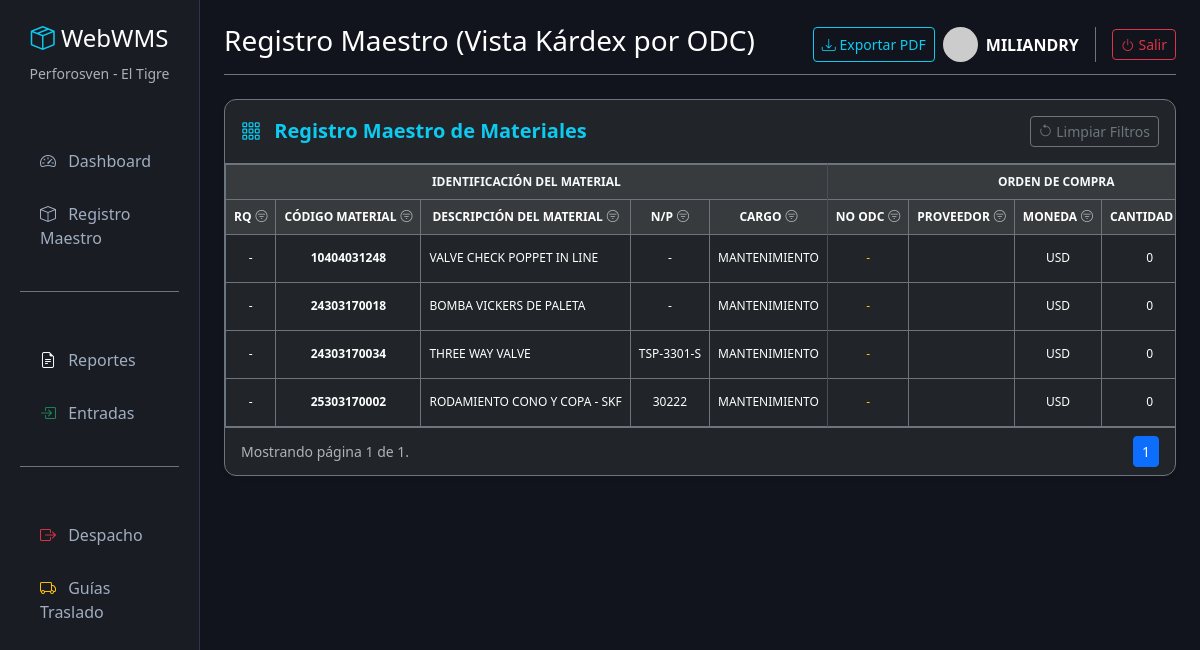
Before: /maestro/ (signed in) with the older database file.
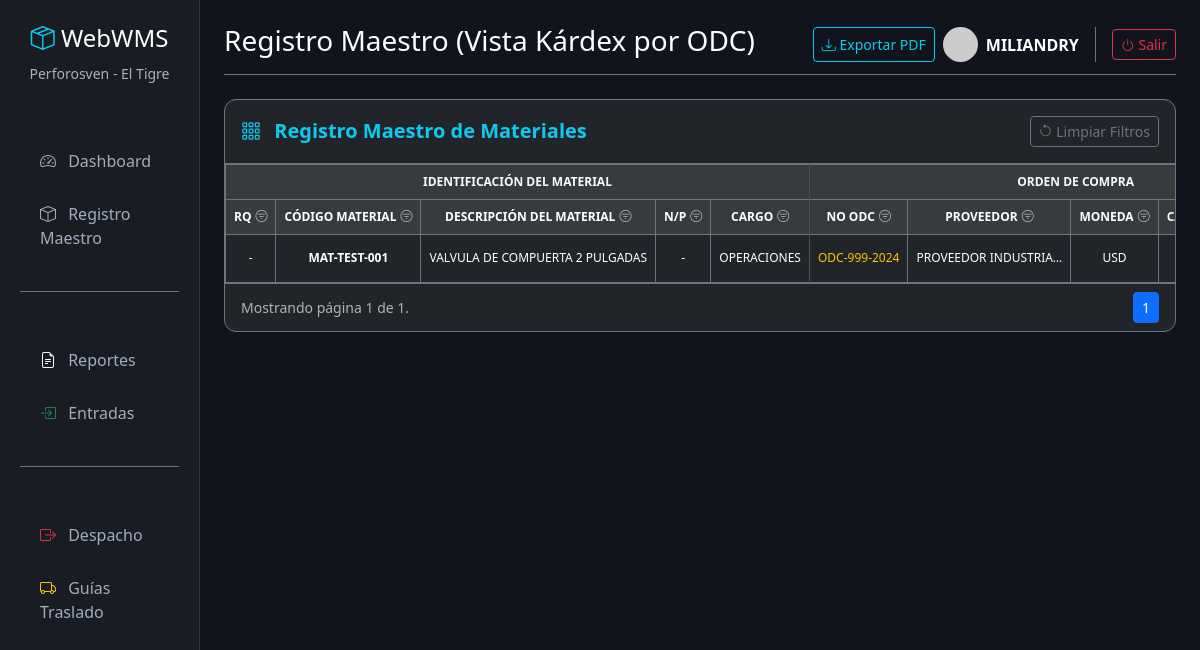
After: the same page with the newer database file.
### inventario/models.py (models this page shows, shortened)
class Material(models.Model):
    TIPO_CHOICES = [
        ('MATERIAL', 'MATERIAL'),
        ('ACTIVOS', 'ACTIVOS'),
        ('DIRECTO AL GASTO', 'DIRECTO AL GASTO'),
        ]
    CARGO_CHOICES = [
        ('MANTENIMIENTO', 'Mantenimiento'),
        ('OPERACIONES', 'Operaciones'),
        ('TRANSPORTE', 'Transporte'),
        ('OTRO', 'Otro'),
    ]
    codigo = models.CharField(max_length=50, unique=True, verbose_name="Código Material")
    descripcion = models.CharField(max_length=255, verbose_name="Descripción del Material")
    tipo = models.CharField(max_length=20, choices=TIPO_CHOICES, default='MATERIAL', verbose_name="Tipo de Material")
    cargo = models.CharField(max_length=50, choices=CARGO_CHOICES, default='OPERACIONES', verbose_name="Cargo / Uso")
    nro_parte = models.CharField(max_length=100, blank=True, null=True, verbose_name="Número de Parte")
    unidad_medida = models.CharField(max_length=20, verbose_name="U.M.")
    ubicacion = models.CharField(max_length=100, blank=True, null=True, verbose_name="Ubicación")
    stock_actual = models.DecimalField(max_digits=10, decimal_places=2, default=0, verbose_name="Stock Actual")
    @property
    def lote_fifo(self):
        lotes = self.detallerecepcion_set.all()
        if not lotes._result_cache:
            lotes = lotes.order_by('fecha_recepcion', 'id')
        for lote in lotes:
            if lote.cantidad_disponible > Decimal('0.00'):
                return lote
        return None
    @property
    def ultima_recepcion(self):
        return self.detallerecepcion_set.order_by('-fecha_recepcion', '-id').first()
    @property
    def lote_actual(self):
        return self.lote_fifo or self.ultima_recepcion
    class Meta:
        verbose_name = "Material"
        verbose_name_plural = "1. Registro Maestro"

class DetalleRecepcion(models.Model):
    reporte = models.ForeignKey(ReporteRecepcion, on_delete=models.SET_NULL, null=True, blank=True, verbose_name="Reporte (RP)")
    material = models.ForeignKey(Material, on_delete=models.SET_NULL, null=True, blank=True, verbose_name="Material (Cód. Catálogo)")
    descripcion_entrada = models.CharField(max_length=500, blank=True, null=True, verbose_name="Descripción (según ODC)")
    fecha_recepcion = models.DateField(default=timezone.now, verbose_name="Fecha de Recepción")
    nro_rq = models.CharField(max_length=50, blank=True, null=True, verbose_name="Nro. RQ")
    departamento = models.CharField(max_length=100, blank=True, null=True, verbose_name="Dpto / Equipo")
    nro_control_entrada = models.CharField(max_length=20, blank=True, verbose_name="Nro. Control (EM/EA)")
    nro_odc = models.CharField(max_length=50, verbose_name="Orden de Compra (ODC)")
    nro_nota_entrega = models.CharField(max_length=50, verbose_name="Nota de Entrega")
    proveedor = models.CharField(max_length=200, verbose_name="Proveedor")
    cantidad_solicitada = models.DecimalField(max_digits=10, decimal_places=2, verbose_name="Cant. Solicitada (ODC)")
    cantidad_recibida = models.DecimalField(max_digits=10, decimal_places=2, verbose_name="Cant. Recibida Física")
    precio_unitario = models.DecimalField(max_digits=12, decimal_places=2, blank=True, null=True, verbose_name="U.P. (USD)")
    moneda = models.CharField(max_length=10, default="USD", verbose_name="Moneda")
    eta = models.DateField(blank=True, null=True, verbose_name="ETA")
    fecha_firma_odc = models.DateField(blank=True, null=True, verbose_name="Fecha de Firma ODC")
    volumen_carpeta = models.CharField(max_length=50, blank=True, null=True, verbose_name="Volumen Carpeta")
    es_saldo_inicial = models.BooleanField(default=False, verbose_name="¿Es Saldo Inicial?")
    observaciones = models.CharField(max_length=255, blank=True, null=True, verbose_name="Observaciones")
    @property
    def cantidad_despachada(self):
        if hasattr(self, '_prefetched_objects_cache') and 'salidamaterialdetalle_set' in self._prefetched_objects_cache:
            return sum((d.cantidad for d in self.salidamaterialdetalle_set.all()), Decimal('0.00'))
        total = self.salidamaterialdetalle_set.aggregate(total=Sum('cantidad'))['total']
        return total or Decimal('0.00')
    @property
    def cantidad_disponible(self):
        disponible = self.cantidad_recibida - self.cantidad_despachada
        return disponible if disponible > Decimal('0.00') else Decimal('0.00')
    @property
    def valor_solicitado(self):
        if self.cantidad_solicitada and self.precio_unitario:
            return (self.cantidad_solicitada * self.precio_unitario).quantize(Decimal('0.01'))
        return Decimal('0.00')
    @property
    def valor_recibido(self):
        if self.cantidad_recibida and self.precio_unitario:
            return (self.cantidad_recibida * self.precio_unitario).quantize(Decimal('0.01'))
        return Decimal('0.00')
    class Meta:
        verbose_name = "Entradas del Almacen"
        verbose_name_plural = "Control de Entradas"

### inventario/views.py (the view)
# urls.py: path('maestro/', views.lista_materiales, name='lista_materiales'),
@login_required(login_url='login')
def lista_materiales(request):
    f_rq = request.GET.get('f_rq', '').strip()
    f_codigo = request.GET.get('f_codigo', '').strip()
    f_desc = request.GET.get('f_desc', '').strip()
    f_np = request.GET.get('f_np', '').strip()
    f_odc = request.GET.get('f_odc', '').strip()
    f_em = request.GET.get('f_em', '').strip()
    f_prov = request.GET.get('f_prov', '').strip()
    f_tipo = request.GET.get('f_tipo', '').strip()
    f_cargo = request.GET.get('f_cargo', '').strip()
    f_nota = request.GET.get('f_nota', '').strip()
    materiales_qs = Material.objects.all()
    if f_rq:
        materiales_qs = materiales_qs.filter(detallerecepcion__nro_rq__icontains=f_rq)
    if f_codigo:
        materiales_qs = materiales_qs.filter(codigo__icontains=f_codigo)
    if f_desc:
        materiales_qs = materiales_qs.filter(descripcion__icontains=f_desc)
    if f_np:
        materiales_qs = materiales_qs.filter(nro_parte__icontains=f_np)
    if f_odc:
        materiales_qs = materiales_qs.filter(detallerecepcion__nro_odc__icontains=f_odc)
    if f_em:
        materiales_qs = materiales_qs.filter(detallerecepcion__nro_control_entrada__icontains=f_em)
    if f_prov:
        materiales_qs = materiales_qs.filter(detallerecepcion__proveedor__icontains=f_prov)
    if f_tipo:
        materiales_qs = materiales_qs.filter(tipo__icontains=f_tipo)
    if f_cargo:
        materiales_qs = materiales_qs.filter(cargo__icontains=f_cargo)
    if f_nota:
        materiales_qs = materiales_qs.filter(detallerecepcion__nro_nota_entrega__icontains=f_nota)
    from django.db.models import Prefetch
    materiales_qs = materiales_qs.order_by('codigo').prefetch_related(
        Prefetch('detallerecepcion_set', queryset=DetalleRecepcion.objects.order_by('fecha_recepcion', 'id')),
        'detallerecepcion_set__salidamaterialdetalle_set'
    ).distinct()
    paginator = Paginator(materiales_qs, 50)
    page_number = request.GET.get('page')
    materiales_paginados = paginator.get_page(page_number)
    query_params = request.GET.copy()
    if 'page' in query_params:
        del query_params['page']
    querystring = query_params.urlencode()
    query_prefix = f"{querystring}&" if querystring else ''
    contexto = {
        'materiales': materiales_paginados,
        'query_prefix': query_prefix,
        'filtros': {
            'rq': f_rq, 'codigo': f_codigo, 'desc': f_desc, 'np': f_np,
            'odc': f_odc, 'em': f_em, 'prov': f_prov, 'tipo': f_tipo,
            'cargo': f_cargo, 'nota': f_nota
        }
    }
    return render(request, 'inventario/lista_materiales.html', contexto)

### inventario/templates/inventario/lista_materiales.html (shortened to what the changed rows need)
{% extends 'inventario/base.html' %}
{% block header %}Registro Maestro (Vista Kárdex por ODC){% endblock %}
{% block content %}
<div class="card shadow-sm bg-dark border-secondary">
    <div class="card-body p-0">
        <div class="table-responsive"
            style="max-height: 65vh; overflow-y: auto; overflow-x: auto; white-space: nowrap;">
            <table class="table table-dark table-hover table-bordered border-secondary mb-0" style="font-size: 12px;">
                <thead class="table-active text-info text-center sticky-top" style="z-index: 2;">
                    <tr>
                        <th colspan="5" class="bg-primary bg-opacity-25 text-light border-end">IDENTIFICACIÓN DEL
                            MATERIAL</th>
                        <th colspan="5" class="bg-danger bg-opacity-25 text-light border-end">ORDEN DE COMPRA</th>
                    </tr>
                    <tr class="text-muted align-middle">
                        <th>
                            <div class="d-flex align-items-center justify-content-center gap-1">
                                <span>RQ</span>
                                <div class="dropdown">
                                    <i class="bi bi-filter-circle {% if filtros.rq %}text-info bi-filter-circle-fill{% else %}text-muted{% endif %} cursor-pointer"
                                        data-bs-toggle="dropdown" data-bs-auto-close="outside"></i>
                                </div>
                            </div>
                        </th>
                        <th>
                            <div class="d-flex align-items-center justify-content-center gap-1">
                                <span>CÓDIGO MATERIAL</span>
                                <div class="dropdown">
                                    <i class="bi bi-filter-circle {% if filtros.codigo %}text-info bi-filter-circle-fill{% else %}text-muted{% endif %} cursor-pointer"
                                        data-bs-toggle="dropdown" data-bs-auto-close="outside"></i>
                                </div>
                            </div>
                        </th>
                        <th>
                            <div class="d-flex align-items-center justify-content-center gap-1">
                                <span>DESCRIPCIÓN DEL MATERIAL</span>
                                <div class="dropdown">
                                    <i class="bi bi-filter-circle {% if filtros.desc %}text-info bi-filter-circle-fill{% else %}text-muted{% endif %} cursor-pointer"
                                        data-bs-toggle="dropdown" data-bs-auto-close="outside"></i>
                                </div>
                            </div>
                        </th>
                        <th>
                            <div class="d-flex align-items-center justify-content-center gap-1">
                                <span>N/P</span>
                                <div class="dropdown">
                                    <i class="bi bi-filter-circle {% if filtros.np %}text-info bi-filter-circle-fill{% else %}text-muted{% endif %} cursor-pointer"
                                        data-bs-toggle="dropdown" data-bs-auto-close="outside"></i>
                                </div>
                            </div>
                        </th>
                        <th class="border-end">
                            <div class="d-flex align-items-center justify-content-center gap-1">
                                <span>CARGO</span>
                                <div class="dropdown">
                                    <i class="bi bi-filter-circle {% if filtros.cargo %}text-info bi-filter-circle-fill{% else %}text-muted{% endif %} cursor-pointer"
                                        data-bs-toggle="dropdown" data-bs-auto-close="outside"></i>
                                </div>
                            </div>
                        </th>
                        <th>
                            <div class="d-flex align-items-center justify-content-center gap-1">
                                <span>NO ODC</span>
                                <div class="dropdown">
                                    <i class="bi bi-filter-circle {% if filtros.odc %}text-info bi-filter-circle-fill{% else %}text-muted{% endif %} cursor-pointer"
                                        data-bs-toggle="dropdown" data-bs-auto-close="outside"></i>
                                </div>
                            </div>
                        </th>
                        <th>
                            <div class="d-flex align-items-center justify-content-center gap-1">
                                <span>PROVEEDOR</span>
                                <div class="dropdown">
                                    <i class="bi bi-filter-circle {% if filtros.prov %}text-info bi-filter-circle-fill{% else %}text-muted{% endif %} cursor-pointer"
                                        data-bs-toggle="dropdown" data-bs-auto-close="outside"></i>
                                </div>
                            </div>
                        </th>
                        <th>
                            <div class="d-flex align-items-center justify-content-center gap-1">
                                <span>MONEDA</span>
                                <div class="dropdown">
                                    <i class="bi bi-filter-circle text-muted cursor-pointer" data-bs-toggle="dropdown"
                                        data-bs-auto-close="outside"></i>
                                </div>
                            </div>
                        </th>
                        <th>
                            <div class="d-flex align-items-center justify-content-center gap-1">
                                <span>CANTIDAD</span>
                            </div>
                        </th>
                    </tr>
                </thead>
                <tbody>
                    {% for material in materiales %}
                    {% with lote=material.lote_actual %}
                    <tr class="align-middle text-center">
                        <td class="text-white">{{ lote.nro_rq|default:"-" }}</td>
                        <td class="text-white fw-bold">{{ material.codigo }}</td>
                        <td class="text-start">{{ material.descripcion }}</td>
                        <td>{{ material.nro_parte|default_if_none:"-" }}</td>
                        <td class="border-end">{{ material.cargo }}</td>
                        <td class="text-warning">{{ lote.nro_odc|default:"-" }}</td>
                        <td class="text-start">{{ lote.proveedor|truncatechars:20|default_if_none:"-" }}</td>
                        <td>USD</td>
                        <td>{{ lote.cantidad_solicitada|floatformat:0|default:"0" }}</td>
                    </tr>
                    {% endwith %}
                    {% empty %}
                    <tr>
                        <td colspan="29" class="text-center py-5 text-muted">No se encontraron materiales.</td>
                    </tr>
                    {% endfor %}
                </tbody>
            </table>
        </div>
        <div
            class="card-footer bg-transparent border-secondary d-flex flex-column flex-md-row justify-content-between align-items-center gap-2">
            <nav>
                <ul class="pagination pagination-sm mb-0">
                    {% for num in materiales.paginator.page_range %}
                    {% if num == materiales.number %}
                    <li class="page-item active" aria-current="page"><span class="page-link">{{ num }}</span></li>
                    {% elif num >= materiales.number|add:'-2' and num <= materiales.number|add:'2' %} <li
                        class="page-item"><a class="page-link bg-dark text-info border-secondary"
                            href="?{{ query_prefix }}page={{ num }}">{{ num }}</a></li>
                        {% elif num == 1 or num == materiales.paginator.num_pages %}
                        <li class="page-item"><a class="page-link bg-dark text-info border-secondary"
                                href="?{{ query_prefix }}page={{ num }}">{{ num }}</a></li>
                        {% elif num == materiales.number|add:'-3' or num == materiales.number|add:'3' %}
                        <li class="page-item disabled"><span class="page-link">&hellip;</span></li>
                        {% endif %}
                        {% endfor %}
                </ul>
            </nav>
        </div>
    </div>
</div>
{% endblock %}

Changed rows visible on the page:
removed Material: lote_actual.nro_rq "-", codigo "10404031248", descripcion "VALVE CHECK POPPET IN LINE", nro_parte "-", cargo "MANTENIMIENTO", lote_actual.nro_odc "-", lote_actual.cantidad_solicitada "0"
removed Material: lote_actual.nro_rq "-", codigo "24303170018", descripcion "BOMBA VICKERS DE PALETA", nro_parte "-", cargo "MANTENIMIENTO", lote_actual.nro_odc "-", lote_actual.cantidad_solicitada "0"
removed Material: lote_actual.nro_rq "-", codigo "24303170034", descripcion "THREE WAY VALVE", nro_parte "TSP-3301-S", cargo "MANTENIMIENTO", lote_actual.nro_odc "-", lote_actual.cantidad_solicitada "0"
removed Material: lote_actual.nro_rq "-", codigo "25303170002", descripcion "RODAMIENTO CONO Y COPA - SKF", nro_parte "30222", cargo "MANTENIMIENTO", lote_actual.nro_odc "-", lote_actual.cantidad_solicitada "0"
added Material: lote_actual.nro_rq "-", codigo "MAT-TEST-001", descripcion "VALVULA DE COMPUERTA 2 PULGADAS", nro_parte "-", cargo "OPERACIONES", lote_actual.nro_odc "ODC-999-2024", lote_actual.proveedor "PROVEEDOR INDUSTRIA…"
